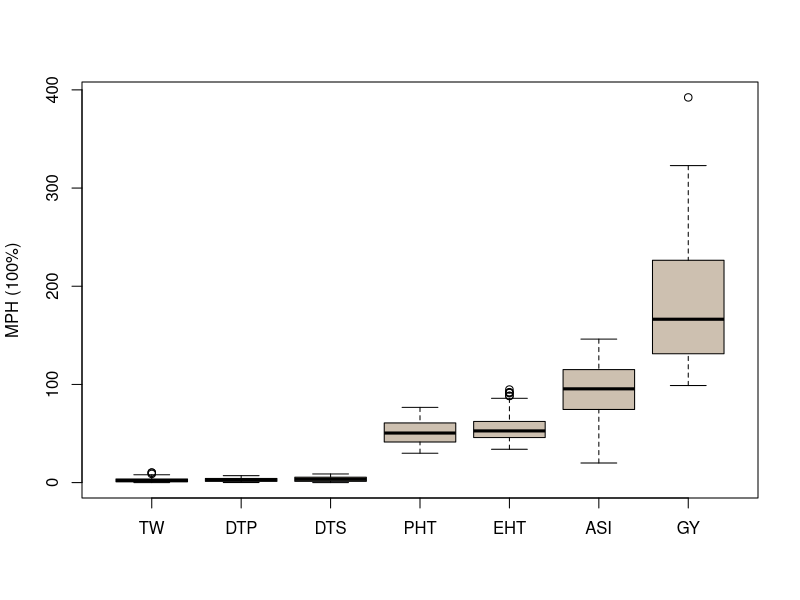

R code for this plot: (Note: this script raises an error after producing the figure.)
# Jinliang Yang
# 03-18-2017
# purpose: levels of heterosis (MPH)


#######
plot_loh <- function(trait,  ...){
  bymed2 <- with(trait, reorder(trait, pMPH, median))
  boxplot(pMPH ~ bymed2, data=trait,
          xlab = "", ylab= "MPH (100%)", col="antiquewhite3", 
          ...)
}
##### note: change to abs value

trait <- read.csv("data/hyb_heterosis.csv")
trait$pMPH <- abs(trait$pMPH*100)

pdf("graphs/Fig1a.pdf", width=5, height=5)
bymed <- plot_loh(trait, main="")
dev.off()
write.table(trait, "table/STable_heterosis.csv", sep=",", row.names=FALSE, quote=FALSE)


##########
library(plyr)
loh <- ddply(trait, .(trait), summarise,
             h = mean(pMPH),
             sd = sd(pMPH))
loh <- loh[order(loh$h),]
write.table(loh, "table/STable_pMPH_mean_var.csv", sep=",", row.names=FALSE, quote=FALSE)

